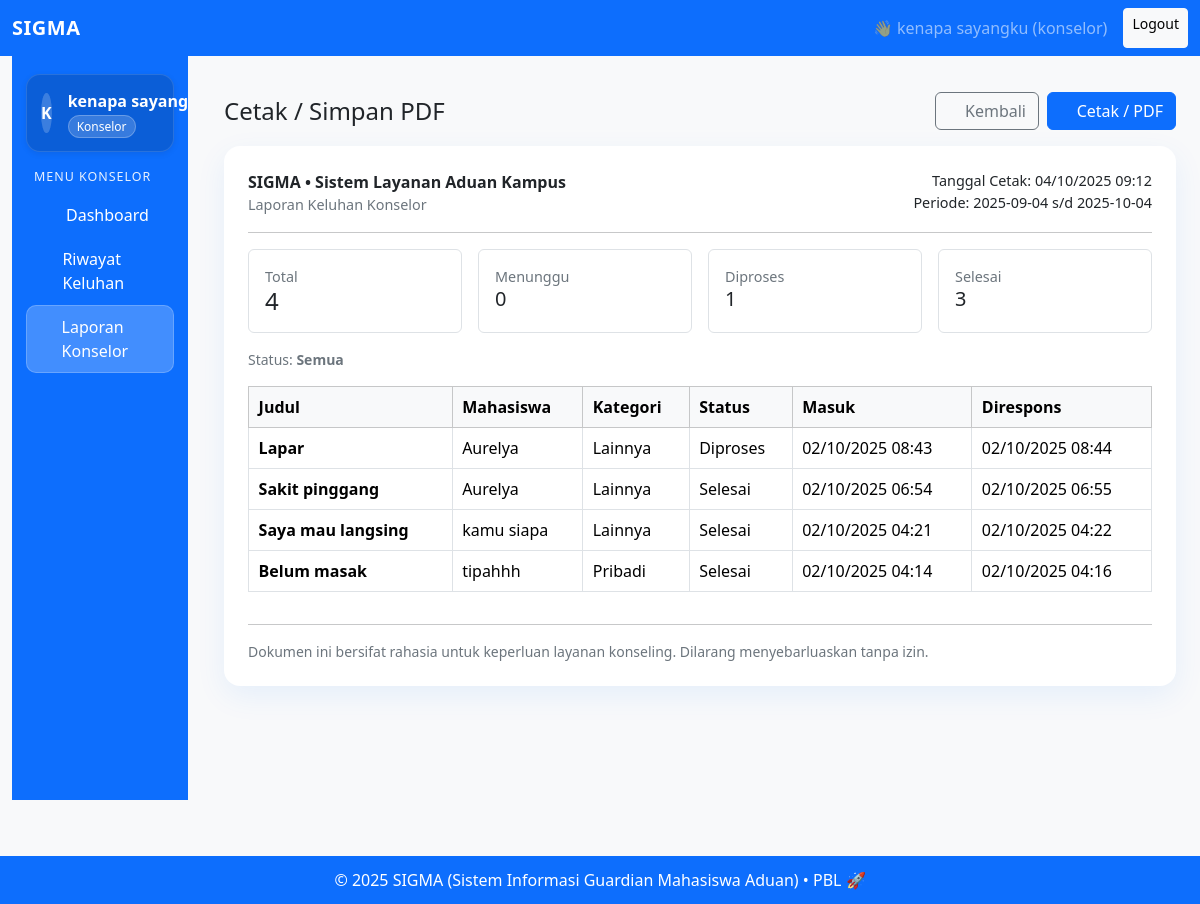
The page /laporan_konselor_print (signed in) on the database its author committed.
### app.py (models this page shows, shortened)
class User(db.Model):
    id = db.Column(db.Integer, primary_key=True)
    username = db.Column(db.String(150), unique=True, nullable=False)   # pola sesuai peran
    password_hash = db.Column(db.String(200), nullable=False)
    role = db.Column(db.String(50), nullable=False)                     # mahasiswa | konselor | admin
    keluhan = db.relationship("Keluhan", backref="mahasiswa", foreign_keys="Keluhan.mahasiswa_id")
    tangani = db.relationship("Keluhan", backref="konselor", foreign_keys="Keluhan.konselor_id")
    respon = db.relationship("Respon", backref="konselor", lazy=True)

class Keluhan(db.Model):
    id = db.Column(db.Integer, primary_key=True)
    judul = db.Column(db.String(200), nullable=False)
    kategori = db.Column(db.String(100), nullable=False)
    deskripsi = db.Column(HybridEncryptedText, nullable=False)
    status = db.Column(db.String(50), default="Menunggu")
    tanggal_dibuat = db.Column(db.DateTime, default=datetime.utcnow)
    tanggal_direspon = db.Column(db.DateTime)
    mahasiswa_id = db.Column(db.Integer, db.ForeignKey("user.id"), nullable=False)
    konselor_id = db.Column(db.Integer, db.ForeignKey("user.id"))
    respon = db.relationship("Respon", backref="keluhan", lazy=True, order_by="Respon.tanggal_respon.asc()")

### app.py (the view)
@app.route("/laporan_konselor_print", methods=["GET"])
def laporan_konselor_print():
    if "user_id" not in session or session.get("role") != "konselor":
        return redirect(url_for("login"))
    today = datetime.utcnow().date()
    default_from = datetime.combine(today - timedelta(days=30), datetime.min.time())
    default_to   = datetime.combine(today, datetime.min.time())
    d_from = _parse_date(request.args.get("from") or request.args.get("start_date",""), default_from)
    d_to   = _parse_date(request.args.get("to")   or request.args.get("end_date",""),   default_to)
    status = request.args.get("status","Semua")
    qtext  = request.args.get("q","")
    rows = _query_laporan(session["user_id"], d_from, d_to, status, qtext)
    df_str = d_from.date().isoformat()
    dt_str = d_to.date().isoformat()
    return render_template("laporan_konselor_print.html",
                           items=rows,
                           rows=rows,
                           start_date=df_str,
                           end_date=dt_str,
                           date_from=df_str,
                           date_to=dt_str,
                           status_filter=status,
                           qtext=qtext,
                           datetime=datetime)

### app.py (called while the page is built, shortened)
def _decrypt_value(db_value: str) -> str:
    if db_value is None:
        return None
    if not ENCRYPTION_OK:
        try:
            blob = json.loads(db_value)
            if isinstance(blob, dict) and "ct" in blob and "wk" in blob:
                return "[data terenkripsi]"
        except Exception:
            pass
        return db_value

@app.before_request
def load_current_user():
    g.current_user = None
    if "user_id" in session:
        g.current_user = User.query.get(session["user_id"])

@app.context_processor
def inject_user():
    return dict(current_user=g.current_user, csrf_token=generate_csrf)

def _parse_date(s, default):
    try:
        return datetime.strptime(s, "%Y-%m-%d")
    except Exception:
        return default

def _query_laporan(konselor_id, d_from, d_to, status, qtext):
    q = Keluhan.query.filter(Keluhan.konselor_id == konselor_id)
    if d_from:
        q = q.filter(Keluhan.tanggal_dibuat >= d_from)
    if d_to:
        q = q.filter(Keluhan.tanggal_dibuat < (d_to + timedelta(days=1)))
    if status in ("Menunggu", "Diproses", "Selesai"):
        q = q.filter(Keluhan.status == status)
    q = q.join(User, Keluhan.mahasiswa).order_by(Keluhan.tanggal_dibuat.desc())
    data = q.all()
    return data

    def process_result_value(self, value, dialect):
        return _decrypt_value(value)

### templates/laporan_konselor_print.html (shortened to what this page needs)
{% extends "base.html" %}
{% block content %}
<div class="container mt-3">
  <div class="d-flex justify-content-between align-items-center mb-3 no-print">
    <h1 class="h4 mb-0">Cetak / Simpan PDF</h1>
    <div class="d-flex gap-2">
      <a class="btn btn-outline-secondary"
         href="{{ url_for('laporan_konselor',
                          start_date=start_date,
                          end_date=end_date,
                          status=status_filter,
                          q=qtext) }}">
        <i class="fa-solid fa-arrow-left"></i> Kembali
      </a>
      <button class="btn btn-primary" onclick="window.print()">
        <i class="fa-solid fa-print"></i> Cetak / PDF
      </button>
    </div>
  </div>
  <div class="print-wrap p-4">
    <div class="d-flex justify-content-between align-items-start print-header mb-2">
      <div>
        <div class="fw-bold">SIGMA • Sistem Layanan Aduan Kampus</div>
        <div class="text-secondary text-small">Laporan Keluhan Konselor</div>
      </div>
      <div class="text-end">
        <div class="text-small">Tanggal Cetak: {{ (datetime.utcnow().strftime('%d/%m/%Y %H:%M')) if datetime else '' }}</div>
        <div class="text-small">Periode: {{ start_date }} s/d {{ end_date }}</div>
      </div>
    </div>
    <hr class="my-3">
    <div class="row g-3 mb-3">
      <div class="col-md-3">
        <div class="border rounded p-3 h-100">
          <div class="text-secondary text-small">Total</div>
          <div class="h4 mb-0">{{ items|length if items else 0 }}</div>
        </div>
      </div>
      <div class="col-md-3">
        <div class="border rounded p-3 h-100">
          <div class="text-secondary text-small">Menunggu</div>
          <div class="h5 mb-0">{{ items|selectattr('status','equalto','Menunggu')|list|length if items else 0 }}</div>
        </div>
      </div>
      <div class="col-md-3">
        <div class="border rounded p-3 h-100">
          <div class="text-secondary text-small">Diproses</div>
          <div class="h5 mb-0">{{ items|selectattr('status','equalto','Diproses')|list|length if items else 0 }}</div>
        </div>
      </div>
      <div class="col-md-3">
        <div class="border rounded p-3 h-100">
          <div class="text-secondary text-small">Selesai</div>
          <div class="h5 mb-0">{{ items|selectattr('status','equalto','Selesai')|list|length if items else 0 }}</div>
        </div>
      </div>
    </div>
    <div class="mb-3 small text-secondary">
      <div>Status: <strong>{{ status_filter }}</strong>{% if qtext %} • Pencarian: <strong>{{ qtext|e }}</strong>{% endif %}</div>
    </div>
    {% if items and items|length > 0 %}
      <div class="table-responsive">
        <table class="table table-sm table-bordered align-middle">
          <thead class="table-light">
            <tr>
              <th>Judul</th>
              <th>Mahasiswa</th>
              <th>Kategori</th>
              <th>Status</th>
              <th>Masuk</th>
              <th>Direspons</th>
            </tr>
          </thead>
          <tbody>
            {% for k in items %}
              <tr>
                <td class="fw-semibold">{{ k.judul|e }}</td>
                <td>{{ (k.mahasiswa.username if k.mahasiswa else '-')|e }}</td>
                <td>{{ (k.kategori or '-')|e }}</td>
                <td>{{ (k.status or '-')|e }}</td>
                <td>{% if k.tanggal_dibuat %}{{ k.tanggal_dibuat.strftime('%d/%m/%Y %H:%M') }}{% else %}-{% endif %}</td>
                <td>{% if k.tanggal_direspon %}{{ k.tanggal_direspon.strftime('%d/%m/%Y %H:%M') }}{% else %}-{% endif %}</td>
              </tr>
            {% endfor %}
          </tbody>
        </table>
      </div>
    {% else %}
      <div class="alert alert-light border mb-0">Tidak ada data pada periode/status ini.</div>
    {% endif %}
    <hr class="my-3">
    <div class="small text-secondary">
      Dokumen ini bersifat rahasia untuk keperluan layanan konseling. Dilarang menyebarluaskan tanpa izin.
    </div>
  </div>
</div>
{% endblock %}

### templates/base.html (shortened to what this page needs)
<!DOCTYPE html>
<html lang="id">
<head>
  <link href="https://cdn.jsdelivr.net/npm/bootstrap@5.3.2/dist/css/bootstrap.min.css" rel="stylesheet">
  <link href="https://cdnjs.cloudflare.com/ajax/libs/font-awesome/6.5.0/css/all.min.css" rel="stylesheet"/>
</head>
<body>
  <nav class="navbar navbar-expand-lg navbar-dark bg-primary">
    <div class="container-fluid">
      <a class="navbar-brand fw-bold" href="{{ url_for('index') }}">SIGMA</a>
      <div class="d-flex ms-auto">
        {% if current_user %}
          <span class="navbar-text me-3">👋 {{ current_user.username }} ({{ current_user.role }})</span>
          <a class="btn btn-light btn-sm" href="{{ url_for('logout') }}">Logout</a>
        {% else %}
          <a class="btn btn-outline-light btn-sm me-2" href="{{ url_for('login') }}">Login</a>
          <a class="btn btn-warning btn-sm" href="{{ url_for('register') }}">Register</a>
        {% endif %}
      </div>
    </div>
  </nav>
  <div class="container-fluid app-layout">
    <div class="row">
      {% if current_user and current_user.role in ['admin','konselor','mahasiswa'] %}
      <aside class="col-lg-2 col-md-3">
        <div id="sidebarCollapse" class="sidebar collapse d-lg-block">
          <div class="profile-card d-flex align-items-center gap-3">
            <div class="avatar-circle" aria-hidden="true">
              {{ (current_user.username[0]|upper) if current_user and current_user.username else 'U' }}
            </div>
            <div class="flex-grow-1">
              <div class="fw-semibold text-truncate">{{ current_user.username }}</div>
              <span class="role-badge text-capitalize">{{ current_user.role }}</span>
            </div>
          </div>
          {% if current_user.role == 'admin' %}
            <h6>Menu Admin</h6>
            <nav class="nav nav-vertical flex-column">
              <a class="nav-link {% if request.endpoint == 'dashboard_admin' %}active{% endif %}" href="{{ url_for('dashboard_admin') }}">
                <i class="fa-solid fa-gauge-high" aria-hidden="true"></i> Dashboard
              </a>
              <a class="nav-link {% if request.endpoint == 'kelola_user' %}active{% endif %}" href="{{ url_for('kelola_user') }}">
                <i class="fa-solid fa-users-gear" aria-hidden="true"></i> Kelola User
              </a>
              <a class="nav-link {% if request.endpoint == 'laporan_sistem' %}active{% endif %}" href="{{ url_for('laporan_sistem') }}">
                <i class="fa-solid fa-clipboard-list" aria-hidden="true"></i> Rekap Keluhan
              </a>
            </nav>
          {% elif current_user.role == 'konselor' %}
            <h6>Menu Konselor</h6>
            <nav class="nav nav-vertical flex-column">
              <a class="nav-link {% if request.endpoint == 'dashboard_konselor' %}active{% endif %}" href="{{ url_for('dashboard_konselor') }}">
                <i class="fa-solid fa-briefcase" aria-hidden="true"></i> Dashboard
              </a>
              <a class="nav-link {% if request.endpoint == 'riwayat_keluhan_konselor' %}active{% endif %}" href="{{ url_for('riwayat_keluhan_konselor') }}">
                <i class="fa-solid fa-clock-rotate-left" aria-hidden="true"></i> Riwayat Keluhan
              </a>
              <a class="nav-link {% if request.endpoint in ['laporan_konselor','laporan_konselor_export','laporan_konselor_email','laporan_konselor_pdf','laporan_konselor_print'] %}active{% endif %}" href="{{ url_for('laporan_konselor') }}">
                <i class="fa-solid fa-file-lines" aria-hidden="true"></i> Laporan Konselor
              </a>
            </nav>
          {% endif %}
        </div>
      </aside>
      {% endif %}
      <main class="{% if current_user and current_user.role in ['admin','konselor','mahasiswa'] %}col-lg-10 col-md-9{% else %}col-12{% endif %}">
        {% block content %}{% endblock %}
      </main>
    </div>
  </div>
  <footer>
    <p class="mb-0">&copy; 2025 SIGMA (Sistem Informasi Guardian Mahasiswa Aduan) • PBL 🚀</p>
  </footer>
</body>
</html>

### templates/base.html (style rules this page uses)
:root { --primary:#0d6efd; --primary-2:#4dabf7; --bg-soft:#f8f9fa; --sidebar-bg: var(--primary); --sidebar-bg-dark: #0b5ed7; --sidebar-text: #ffffff; --sidebar-hover: rgba(255,255,255,.14); --sidebar-active: rgba(255,255,255,.22); --shadow-1: 0 10px 30px rgba(13,110,253,.08); --shadow-2: 0 24px 60px rgba(13,110,253,.12); --shadow-soft: 0 18px 50px rgba(0,0,0,.06); }
body { background: var(--bg-soft); }
.navbar-brand { letter-spacing:.5px; }
.app-layout { min-height: 100vh; }
.sidebar { background: var(--sidebar-bg); color: var(--sidebar-text); padding: 18px 14px; position: sticky; top: 0; height: calc(100vh - 56px); overflow-y: auto; }
.sidebar .profile-card { background: var(--sidebar-bg-dark); border: 1px solid rgba(255,255,255,.12); color: var(--sidebar-text); border-radius: 14px; padding: 14px; box-shadow: 0 2px 6px rgba(0,0,0,.08); }
.avatar-circle { width: 40px; height: 40px; border-radius: 50%; background: rgba(255,255,255,.2); display:flex; align-items:center; justify-content:center; font-weight: 700; color: #fff; }
.role-badge { background: rgba(255,255,255,.18); border:1px solid rgba(255,255,255,.25); color:#fff; padding:.15rem .5rem; border-radius: 999px; font-size:.75rem; }
.sidebar h6 { font-size:.78rem; text-transform: uppercase; letter-spacing:.08em; opacity:.9; margin: 18px 8px 8px; }
.nav-vertical .nav-link { color: var(--sidebar-text); display:flex; align-items:center; gap:10px; padding:10px 12px; border-radius:10px; transition: background .15s ease; font-weight:500; }
.nav-vertical .nav-link i { width: 18px; text-align:center; }
.nav-vertical .nav-link.active { background: var(--sidebar-active); box-shadow: inset 0 0 0 1px rgba(255,255,255,.2); }
main { padding: 20px; }
footer { background: var(--primary); color:#fff; text-align:center; padding:12px 0; }

### templates/laporan_konselor_print.html (style rules this page uses)
.print-wrap { background:#fff; border-radius:1rem; box-shadow:0 10px 30px rgba(13,110,253,.08) }
.text-small { font-size:.9rem }
.table-sm th, .table-sm td { padding:.5rem .6rem }

### rows shown on the page
User: username "kenapa sayangku", role "konselor", username "K", username "kenapa…", role "Konselor"
Keluhan: judul "Lapar", kategori "Lainnya", status "Diproses", tanggal_dibuat "02/10/2025 08:43", tanggal_direspon "02/10/2025 08:44"
User: username "Aurelya"
Keluhan: judul "Sakit pinggang", kategori "Lainnya", status "Selesai", tanggal_dibuat "02/10/2025 06:54", tanggal_direspon "02/10/2025 06:55"
Keluhan: judul "Saya mau langsing", kategori "Lainnya", status "Selesai", tanggal_dibuat "02/10/2025 04:21", tanggal_direspon "02/10/2025 04:22"
User: username "kamu siapa"
Keluhan: judul "Belum masak", kategori "Pribadi", status "Selesai", tanggal_dibuat "02/10/2025 04:14", tanggal_direspon "02/10/2025 04:16"
User: username "tipahhh"

### other values the page prints
{{ start_date }} "2025-09-04"
{{ end_date }} "2025-10-04"
{{ items|length if items else 0 }} "4"
{{ status_filter }} "Semua"
